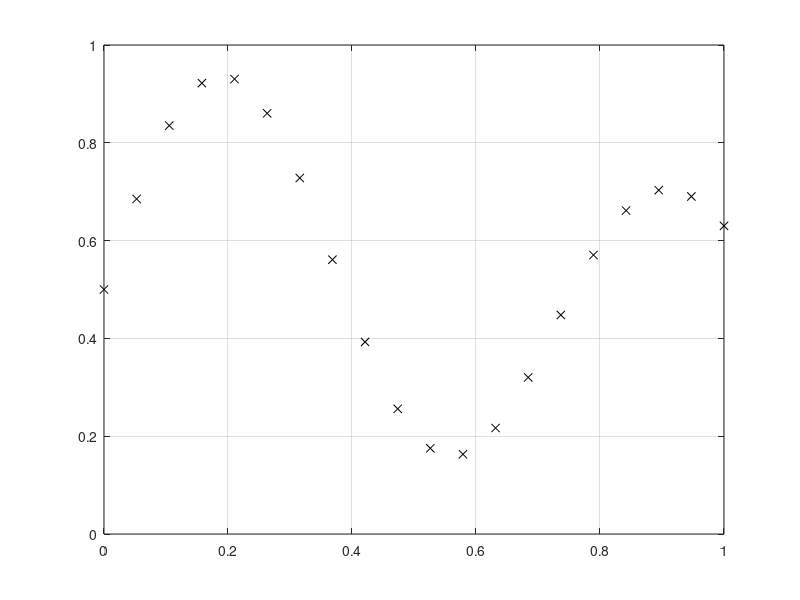

The MATLAB script that drew this image:
%Darba atliko AKSfm-21 gr. stud. Aušra Jonauskaitė
clc;
clear all;
close all;
% Pagrindinė užduotis
%1.Duomenu paruosimas
%įėjime paduodamas 20 skaičių vektorius x
x =[0:1/19:1];
%vienas išėjimas 
y = (1 + 0.6*sin(2*pi*x/0.7) + 0.3*sin(2*pi*x))/2;
figure(1)
plot(x,y,'kx');
grid on;
%2. Tinklo strukturos pasirinkimas (4-8 neuronai) - 6 neuronai
% pirmojo pasleptojo sluoksnio rysiu svoriai
w11_1=rand(1)*0.1;
w21_1=rand(1)*0.1;
w31_1=rand(1)*0.1;
w41_1=rand(1)*0.1;
w51_1=rand(1)*0.1;
w61_1=rand(1)*0.1;
b1_1=rand(1)*0.1;
b2_1=rand(1)*0.1;
b3_1=rand(1)*0.1;
b4_1=rand(1)*0.1;
b5_1=rand(1)*0.1;
b6_1=rand(1)*0.1;
% antrojo sluoksnio (isejimo) rysiu svoriai
w11_2=rand(1)*0.1;
w12_2=rand(1)*0.1;
w13_2=rand(1)*0.1;
w14_2=rand(1)*0.1;
w15_2=rand(1)*0.1;
w16_2=rand(1)*0.1;
b1_2=rand(1)*0.1;
n=0.05;